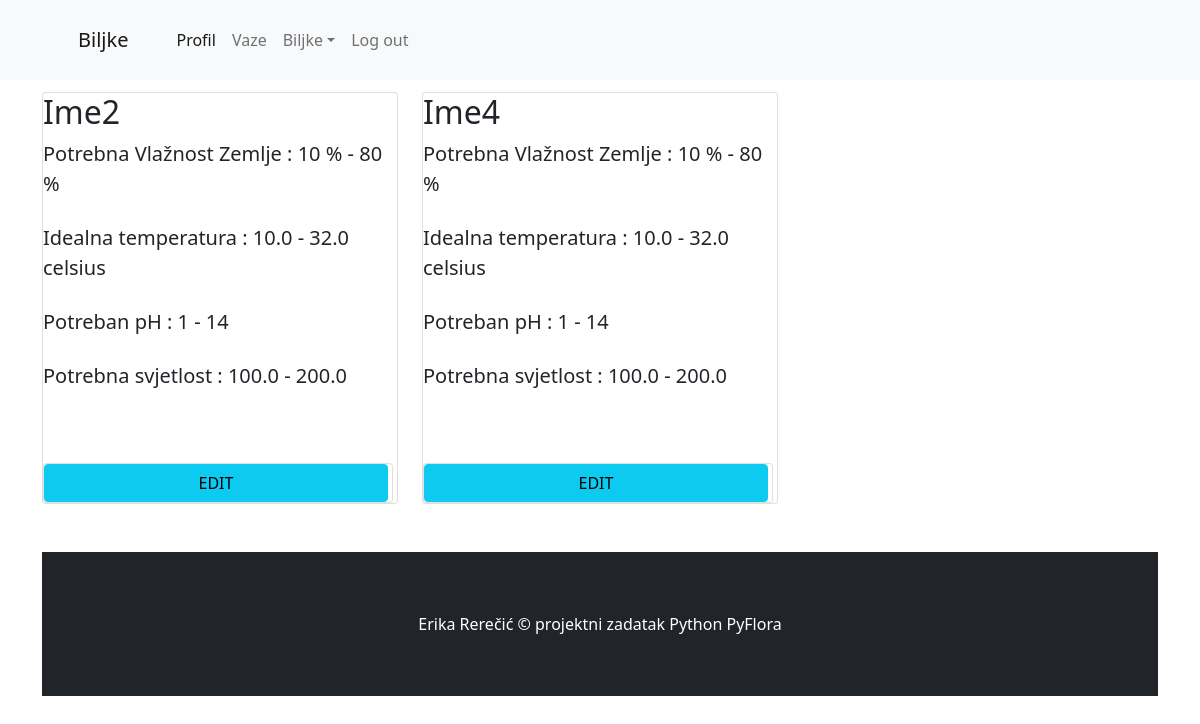
The app's page /popis_biljki, older data.
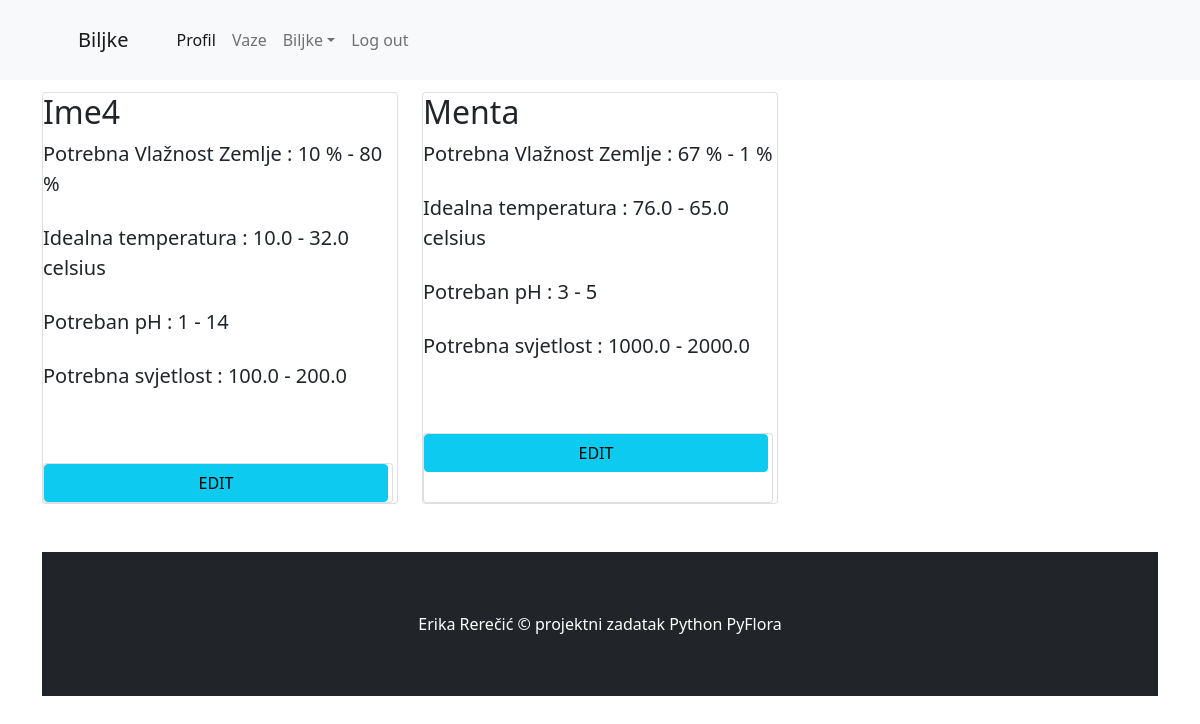
The same page, newer data.
### app.py (models this page shows)
class Biljke (db.Model):
    __tablename__ = 'Biljke'
    id = db.Column(db.Integer(), primary_key = True )
    ime_biljke = db.Column(db.String(50), unique = True , nullable = False)
    slika = db.Column (db.String(), nullable = False, default = 'prazna_vaza.jpg')
    max_svjetlost = db.Column (db.Float(), nullable = False )
    min_svjetlost = db.Column (db.Float(), nullable = False)
    max_ph = db.Column (db.Integer(), nullable = False)
    min_ph = db.Column (db.Integer(), nullable = False)
    max_vlaznost = db.Column (db.Integer(), nullable = False)
    min_vlaznost = db.Column (db.Integer(), nullable = False)
    max_temp = db.Column (db.Float(), nullable = False)
    min_temp = db.Column (db.Float(), nullable = False)
    vaze = db.relationship('Vaze', backref = 'biljka', lazy = True) #backref kreira column u drugoj tabeli sa kojom spajamo ovu tabelu, One to many relationship

### app.py (the view)
@app.route('/popis_biljki',  methods = ['GET'])
def popis_biljki():
    res = Biljke.query.all()
    print("[BILJKE GET RES] ", res)
    biljka_id = None
    return render_template('popis.html',Biljke = res, biljka_id = biljka_id)

### template/popis.html (shortened to what this page needs)
{% extends 'layout.html'%}
{%block title%} Biljke {%endblock%}
{%block content%}
<div class="container">
    <div class="row row-cols-4">
    {%for biljka in Biljke:%}
    <div class="col-md-4 mb-5">
        <div class="card h-100">
            <h2 class="card-title">{{ biljka.ime_biljke }}</h2>
            <section class="mb-5">
                <p class="fs-5 mb-4">
                    Potrebna Vlažnost Zemlje : {{ biljka.min_vlaznost }} % - {{ biljka.max_vlaznost }} %
                </p>
                <p class="fs-5 mb-4">
                    Idealna temperatura : {{ biljka.min_temp }} - {{ biljka.max_temp}} celsius
                </p>
                <p class="fs-5 mb-4">
                    Potreban pH : {{ biljka.min_ph }} - {{ biljka.max_ph}}
                </p>
                <p class="fs-5 mb-4">
                    Potrebna svjetlost : {{ biljka.min_svjetlost }} - {{ biljka.max_svjetlost}}
                </p>
            </section>
            <div class="card h-100">
                <a class="btn btn-info" href="{{url_for('biljka_edit', biljka_id=biljka.id )}}">
                    EDIT
                </a>
            </div>
        </div>
    </div>
    {%endfor%}
    </div>
{%endblock%}

### template/layout.html (shortened to what this page needs)
<!DOCTYPE html>
<html lang="en">
    <head>
        <link href="https://cdn.jsdelivr.net/npm/bootstrap-icons@1.5.0/font/bootstrap-icons.css" rel="stylesheet" />
        <link href="{{url_for('static', filename = 'css/styles.css')}}" rel="stylesheet" />
    </head>
    <body>
        <nav class="navbar navbar-expand-lg navbar-light bg-light">
            <div class="container px-4 px-lg-5">
                <a class="navbar-brand" href="#!">{%block title%}  {%endblock%}</a>
                <div class="collapse navbar-collapse" id="navbarSupportedContent">
                    <ul class="navbar-nav me-auto mb-2 mb-lg-0 ms-lg-4">
                        <li class="nav-item"><a class="nav-link active" aria-current="page" href="/profil">Profil</a></li>
                        <li class="nav-item"><a class="nav-link" href="/">Vaze</a></li>
                        <li class="nav-item dropdown">
                            <a class="nav-link dropdown-toggle" id="navbarDropdown" href="#" role="button" data-bs-toggle="dropdown" aria-expanded="false">Biljke</a>
                        </li>
                        <li class="nav-item"><a class="nav-link" href="/logout">Log out</a></li>
                    </ul>
                </div>
            </div>
        </nav>
        {%block content%}
        {%endblock%}
        <footer class="py-5 bg-dark">
            <div class="container"><p class="m-0 text-center text-white">Erika Rerečić &copy; projektni zadatak Python PyFlora</p></div>
        </footer>
    </body>
</html>

Row changes from the older to the newer data that the page shows:
removed Biljke: ime_biljke "Ime2", min_vlaznost "10", max_vlaznost "80", min_temp "10.0", max_temp "32.0", min_ph "1", max_ph "14", min_svjetlost "100.0", max_svjetlost "200.0"
added Biljke: ime_biljke "Menta", min_vlaznost "67", max_vlaznost "1", min_temp "76.0", max_temp "65.0", min_ph "3", max_ph "5", min_svjetlost "1000.0", max_svjetlost "2000.0"
